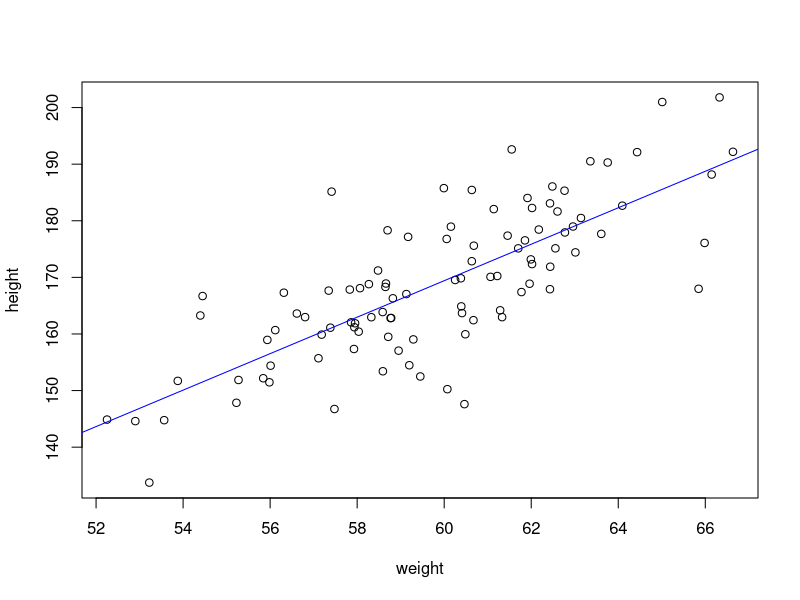

The R source for this figure:
#データの作成
N <- 100
weight<- 60+ rnorm(N)*3
height <-weight *3+rnorm(N)*10-10
#height=a*weight+const というモデルにフィティング
lm <- lm(height~weight)
print(summary(lm))
#結果の表示

plot(weight,height)
abline(lm , col="blue")
